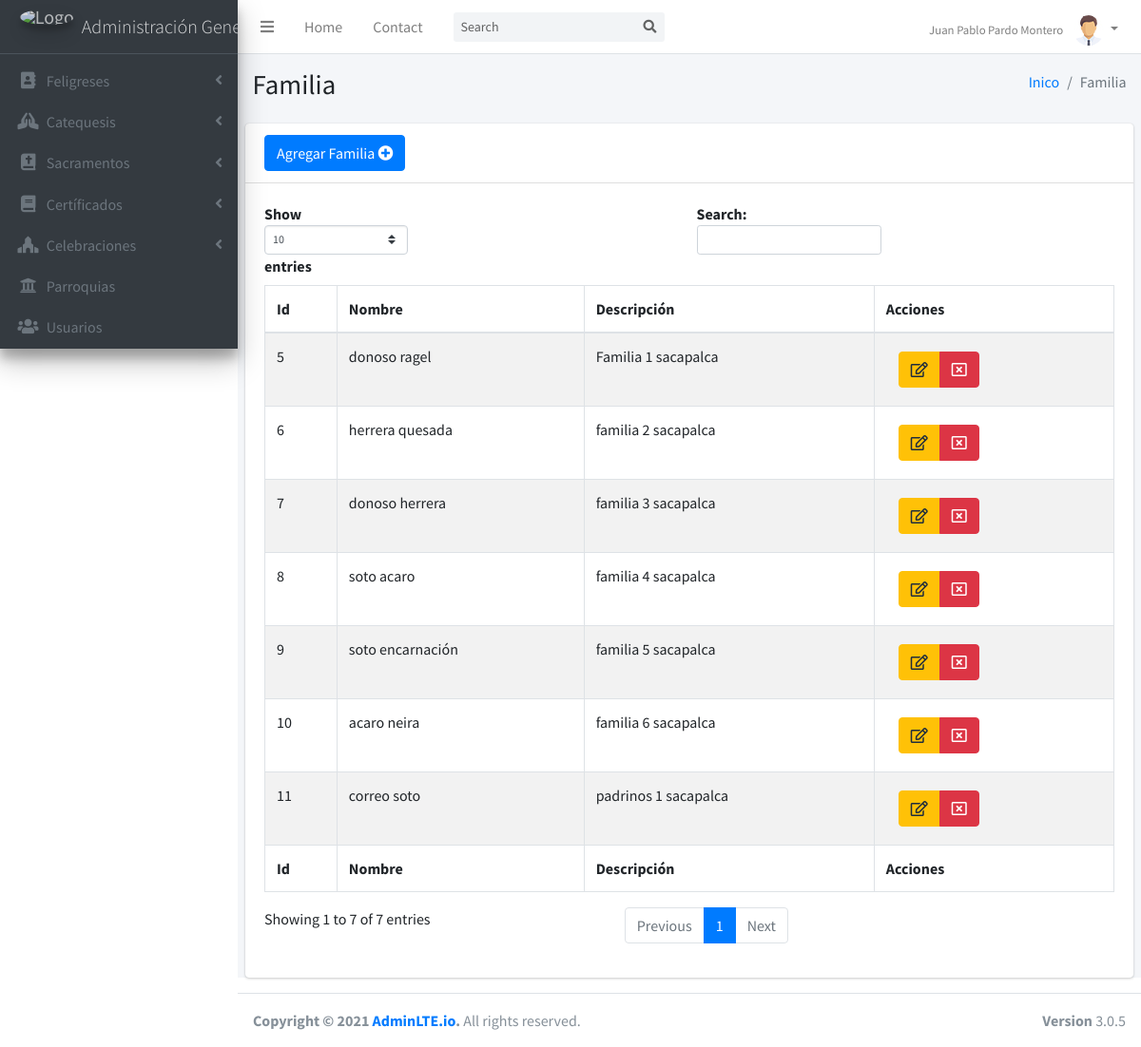
The app's page /familia (signed in) with its own data.
### tables this page shows
CREATE TABLE `familia` (
  `id` int(11) NOT NULL,
  `nombres` varchar(255) NOT NULL,
  `descripcion` varchar(255) NOT NULL
);

### controladores/CtrlPrincipal.php (called while the page is built)
<?php
class Principal
{
	function CtrlPrincipal()
	{
		include "vistas/plantilla.php";
	}
}

### index.php (called while the page is built, shortened)
<?php
	require_once "controladores/CtrlPrincipal.php";
	require_once "controladores/CtrlFamilia.php";
	require_once "modelos/MdlFamilia.php";
	$Obj_Principal = new Principal();
	$Obj_Principal -> CtrlPrincipal();

### modelos/conexion.php (called while the page is built)
<?php
class conexion
{
	static public function conectar(){
		$con = new PDO("mysql:host=localhost;dbname=parroquia;charset=utf8","root","");
		return $con;
	}
}

### modelos/MdlFamilia.php (called while the page is built, shortened)
<?php
require_once ("conexion.php");
 class ModeloFamilia{
    static public function mdlMostrarFamilia($parametros, $datos){
        if($parametros!=null){
            $stm = conexion::conectar()->prepare("SELECT * FROM familia WHERE id=:datos");
 		    $stm -> bindParam(":datos", $datos, PDO::PARAM_STR);
 		    $stm->execute();
 		    return $stm->fetch();
        }else{
            $stm = conexion::conectar()->prepare("SELECT * FROM familia");
            $stm->execute();
            return $stm->fetchAll();
        }
    }
 }

### controladores/CtrlFamilia.php (called while the page is built, shortened)
<?php
class ControladorFamilia{
    static public function ctrlMostrarFamilia($parametros, $datos){
        $res = ModeloFamilia::mdlMostrarFamilia($parametros, $datos);
        return $res;
    }
}

### vistas/modulos/familia.php (the view, shortened to what this page needs)
<div class="content-wrapper">
  <section class="content-header">
    <div class="container-fluid">
      <div class="row mb-2">
        <div class="col-sm-6">
          <h1>Familia</h1>
        </div>
        <div class="col-sm-6">
          <ol class="breadcrumb float-sm-right">
            <li class="breadcrumb-item"><a href="inicio">Inico</a></li>
            <li class="breadcrumb-item active">Familia</li>
          </ol>
        </div>
      </div>
    </div>
  </section>
  <section class="content">
    <div class="card">
      <div class="card-header">
        <button class="btn btn-primary" data-toggle="modal" data-target="#ModalFamilia">
          Agregar Familia <span class="fas fa-plus-circle"></span>
        </button>
      </div>
      <div class="card-body">
        <table id="example1" class="table table-bordered table-striped">
               <thead>
                <tr>
                  <th>Id</th>
                  <th>Nombre</th>
                  <th>Descripción</th>
                  <th>Acciones</th>
                </tr>
                </thead>
                <tbody>
                  <?php
                    $parametros = null;
                    $datos = null;
                    $familia = ControladorFamilia::ctrlMostrarFamilia($parametros, $datos);
                    foreach($familia as $key=>$value){
                      echo '
                      <tr>
                        <td>'.$value["id"].'</td>
                        <td>'.$value["nombres"].'</td>
                        <td>'.$value["descripcion"].'</td>
                        <td>
                          <div class="btn btn-group">
                            <button class="btn btn-warning btnEditarFamilia" idFamilia = "'.$value["id"].'"data-toggle="modal" data-target="#ModalFamiliaModificar"><i class="far fa-edit"></i></button>
                            <button class="btn btn-danger btnEliminarFamilia" idFamilia = "'.$value["id"].'" ><i class="far fa-window-close"></i></button>
                          </div>
                        </td>
                      </tr>
                      ';
                    }
                  ?>
                </tbody>
                <tfoot>
                <tr>
                  <th>Id</th>
                  <th>Nombre</th>
                  <th>Descripción</th>
                  <th>Acciones</th>
                </tr>
                </tfoot>
        </table>
      </div>
    </div>
  </section>
</div>

### records on screen
familia: id "5", nombres "donoso ragel", descripcion "Familia 1 sacapalca"
familia: id "6", nombres "herrera quesada", descripcion "familia 2 sacapalca"
familia: id "7", nombres "donoso herrera", descripcion "familia 3 sacapalca"
familia: id "8", nombres "soto acaro", descripcion "familia 4 sacapalca"
familia: id "9", nombres "soto encarnación", descripcion "familia 5 sacapalca"
familia: id "10", nombres "acaro neira", descripcion "familia 6 sacapalca"
familia: id "11", nombres "correo soto", descripcion "padrinos 1 sacapalca"

### other values on screen
$_SESSION["nombre"] "Juan Pablo Pardo Montero"
$_SESSION["nombre_parroquia"] "Administración…"
